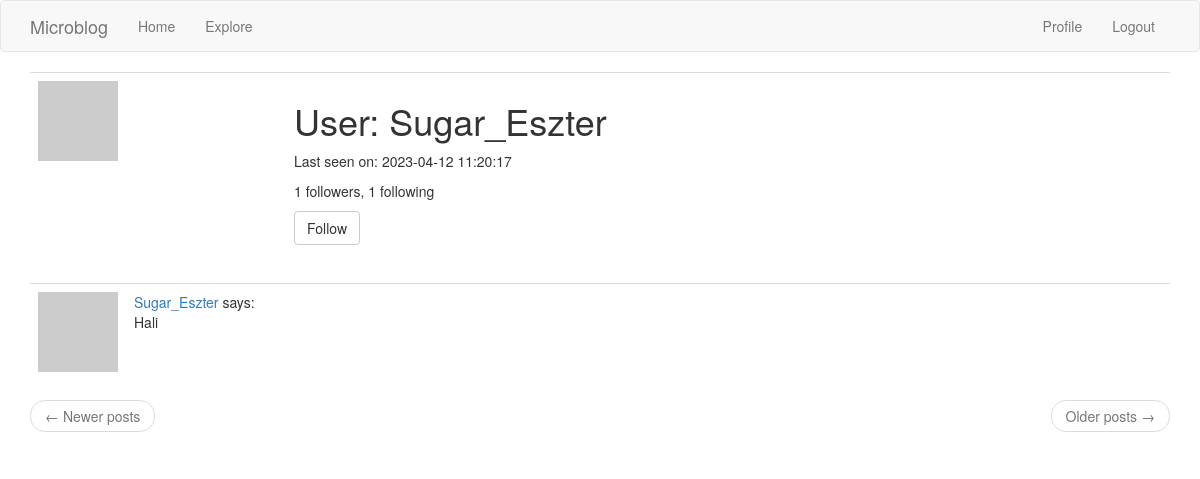
/user/Sugar_Eszter (signed in), run on the app's committed database.
### application/models.py (models this page shows, shortened)
class User(UserMixin, db.Model):
    id = db.Column(db.Integer, primary_key=True)
    username = db.Column(db.String(64), index=True, unique=True)
    email = db.Column(db.String(120), index=True, unique=True)
    password_hash = db.Column(db.String(128))
    posts = db.relationship('Post', backref='author', lazy='dynamic')
    about_me = db.Column(db.String(140))
    last_seen = db.Column(db.DateTime, default=datetime.utcnow)
    followed = db.relationship(
        'User', secondary=followers,
        primaryjoin=(followers.c.follower_id == id),
        secondaryjoin=(followers.c.followed_id == id),
        backref=db.backref('followers', lazy='dynamic'), lazy='dynamic')
    def is_following(self, user):
        return self.followed.filter(
            followers.c.followed_id == user.id).count() > 0
    def avatar(self, size):
        digest = md5(self.email.lower().encode('utf-8')).hexdigest()
        return 'https://www.gravatar.com/avatar/{}?d=identicon&s={}'.format(
            digest, size)

class Post(db.Model):
    id = db.Column(db.Integer, primary_key=True)
    body = db.Column(db.String(140))
    timestamp = db.Column(db.DateTime, index=True, default=datetime.utcnow)
    user_id = db.Column(db.Integer, db.ForeignKey('user.id'))

### application/routes.py (the view)
@app.route('/user/<username>')
@login_required
def user(username):
    user = User.query.filter_by(username=username).first_or_404()
    page = request.args.get('page', 1, type=int)
    posts = user.posts.order_by(Post.timestamp.desc()).paginate(
        page=page, per_page=app.config['POSTS_PER_PAGE'], error_out=False)
    next_url = url_for('user', username=user.username, page=posts.next_num) \
        if posts.has_next else None
    prev_url = url_for('user', username=user.username, page=posts.prev_num) \
        if posts.has_prev else None
    form = EmptyForm()
    return render_template('user.html', user=user, posts=posts.items,
                           next_url=next_url, prev_url=prev_url, form=form)

### application/forms.py
class EmptyForm(FlaskForm):
    submit = SubmitField('Submit')

### application/models.py (called while the page is built)
@login.user_loader
def load_user(id):
    return User.query.get(int(id))

### application/routes.py (called while the page is built)
@app.before_request
def before_request():
    if current_user.is_authenticated:
        current_user.last_seen = datetime.utcnow()
        db.session.commit()

### application/templates/user.html (shortened to what this page needs)
{% extends "base.html" %}
{% block app_content %}
    <table class="table table-hover">
        <tr>
            <td width="256px"><img src="{{ user.avatar(256) }}"></td>
            <td>
                <h1>{{ ('User') }}: {{ user.username }}</h1>
                {% if user.last_seen %}
                    <p>{{ ('Last seen on') }}: {{ user.last_seen.strftime('%Y-%m-%d %H:%M:%S') }}</p>
                {% endif %}
                <p>{{ '%d followers, %d following' % (user.followers.count(), user.followed.count()) }}</p>
                {% if user == current_user %}
                <p><a href="{{ url_for('edit_profile') }}">{{ ('Edit your profile') }}</a></p>
                {% elif not current_user.is_following(user) %}
                <p>
                    <form action="{{ url_for('follow', username=user.username) }}" method="post">
                        {{ form.submit(value=('Follow'), class_='btn btn-default') }}
                    </form>
                </p>
                {% endif %}
            </td>
        </tr>
    </table>
    {% for post in posts %}
        {% include '_post.html' %}
    {% endfor %}
    <nav aria-label="...">
        <ul class="pager">
            <li class="previous{% if not prev_url %} disabled{% endif %}">
                <a href="{{ prev_url or '#' }}">
                    <span aria-hidden="true">&larr;</span> {{ ('Newer posts') }}
                </a>
            </li>
            <li class="next{% if not next_url %} disabled{% endif %}">
                <a href="{{ next_url or '#' }}">
                    {{ ('Older posts') }} <span aria-hidden="true">&rarr;</span>
                </a>
            </li>
        </ul>
    </nav>
{% endblock %}

### application/templates/_post.html
<table class="table table-hover">
        <tr>
            <td width="70px">
                <a href="{{ url_for('user', username=post.author.username) }}">
                    <img src="{{ post.author.avatar(70) }}" />
                </a>
            </td>
            <td>
                <a href="{{ url_for('user', username=post.author.username) }}">
                    {{ post.author.username }}
                </a>
                says:
                <br>
                {{ post.body }}
            </td>
        </tr>
    </table>

### data on the page
User: username "Sugar_Eszter", last_seen "2023-04-12 11:20:17"
Post: author.username "Sugar_Eszter", body "Hali"

### other printed values
{{ ('Home') }} "Home"
{{ ('Explore') }} "Explore"
{{ ('Profile') }} "Profile"
{{ ('Logout') }} "Logout"
{{ ('User') }} "User"
{{ ('Last seen on') }} "Last seen on"
{{ ('Newer posts') }} "Newer posts"
{{ ('Older posts') }} "Older posts"
